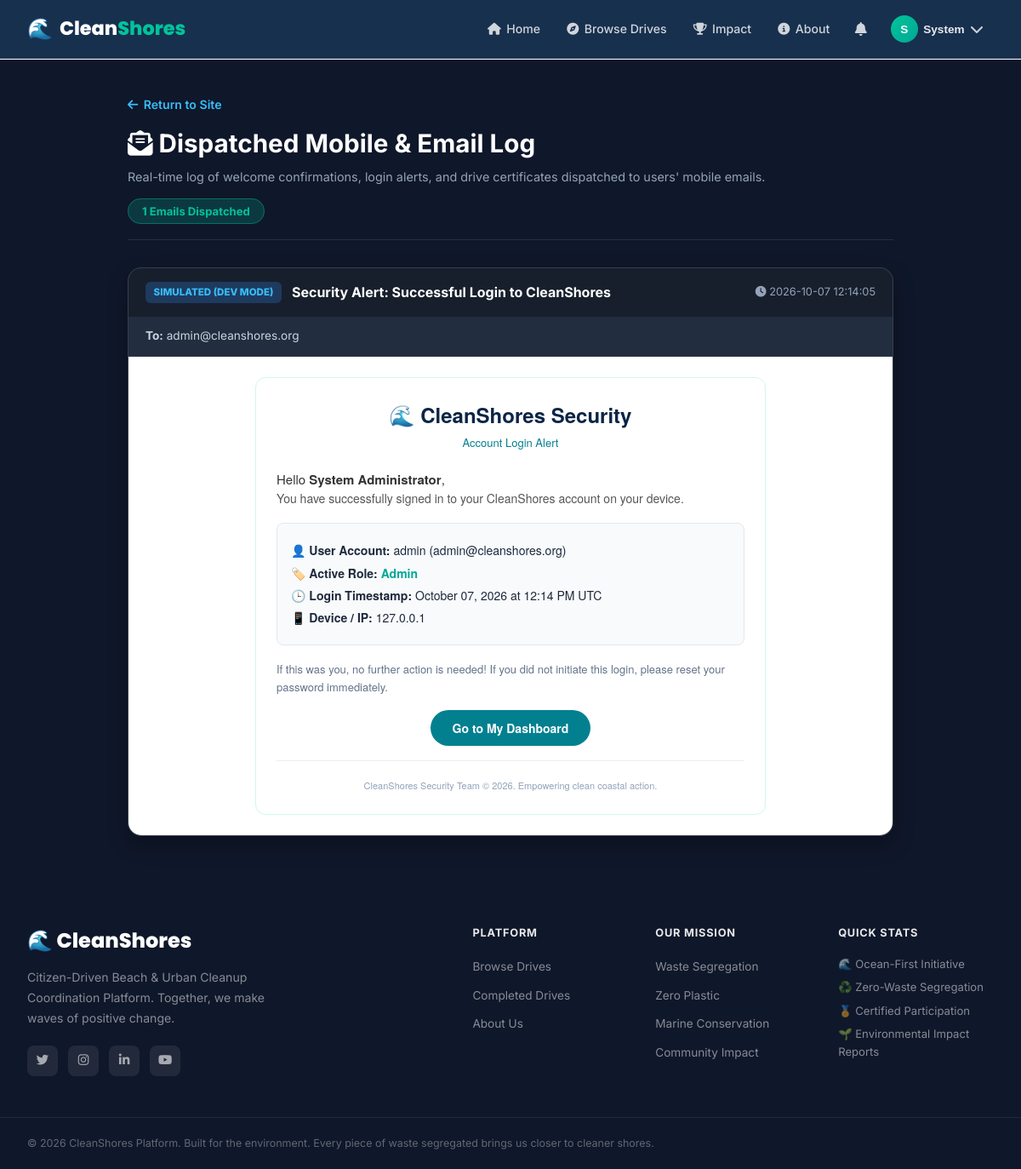
The app's page /auth/email-inbox (signed in) with its own data.
### models/user.py (models this page shows, shortened)
class User(db.Model):
    __tablename__ = 'users'
    id = db.Column(db.Integer, primary_key=True)
    username = db.Column(db.String(80), unique=True, nullable=False, index=True)
    email = db.Column(db.String(120), unique=True, nullable=False, index=True)
    password_hash = db.Column(db.String(255), nullable=False)
    full_name = db.Column(db.String(120), nullable=False)
    phone = db.Column(db.String(20), nullable=True)
    role = db.Column(db.String(20), nullable=False, default='volunteer')  # 'organizer', 'volunteer', 'admin'
    profile_pic = db.Column(db.String(255), nullable=True)
    bio = db.Column(db.Text, nullable=True)
    location = db.Column(db.String(120), nullable=True)
    college_or_org = db.Column(db.String(150), nullable=True)
    skills_interests = db.Column(db.String(255), nullable=True)  # e.g., 'Waste Segregation, First Aid, Photography'
    is_active = db.Column(db.Boolean, default=True)
    created_at = db.Column(db.DateTime, default=datetime.utcnow)
    drives_organized = db.relationship('Drive', backref='organizer', lazy='dynamic', cascade='all, delete-orphan')
    participations = db.relationship('Participation', backref='volunteer', lazy='dynamic', cascade='all, delete-orphan')
    verification = db.relationship('OrganizerVerification', foreign_keys='OrganizerVerification.user_id', backref='user', uselist=False, cascade='all, delete-orphan')
    notifications = db.relationship('Notification', backref='user', lazy='dynamic', cascade='all, delete-orphan')
    sent_messages = db.relationship('Message', foreign_keys='Message.sender_id', backref='sender', lazy='dynamic')
    received_messages = db.relationship('Message', foreign_keys='Message.recipient_id', backref='recipient', lazy='dynamic')
    @property
    def is_verified(self):
        if self.role in ('admin', 'organizer'):
            return True
        return False

### routes/auth.py (the view)
@auth_bp.route('/email-inbox')
@auth_bp.route('/auth/email-inbox')
def email_inbox():
    logs = get_email_logs()
    return render_template('email_inbox.html', logs=logs)

### services/email_service.py (called while the page is built)
def get_email_logs():
    return _email_logs[:50]

### templates/email_inbox.html (shortened to what this page needs)
{% extends "base.html" %}
{% block content %}
<div class="inbox-wrapper">
    <div class="inbox-container">
        <div class="inbox-header">
            <div>
                <a href="{{ url_for('index') }}" class="inbox-back"><i class="fa-solid fa-arrow-left"></i> Return to Site</a>
                <h1><i class="fa-solid fa-envelope-open-text"></i> Dispatched Mobile & Email Log</h1>
                <p>Real-time log of welcome confirmations, login alerts, and drive certificates dispatched to users' mobile emails.</p>
            </div>
            <div class="inbox-stats">
                <span class="badge-total">{{ logs|length }} Emails Dispatched</span>
            </div>
        </div>
        {% if not logs %}
        <div class="empty-inbox-card">
            <i class="fa-solid fa-inbox"></i>
            <h3>No emails logged yet in this session</h3>
            <p>Sign up or log in as a Volunteer or Organizer to trigger mobile notification emails!</p>
            <div class="empty-actions">
                <a href="{{ url_for('auth.volunteer_auth') }}" class="btn-empty-act">Volunteer Portal</a>
                <a href="{{ url_for('auth.organizer_auth') }}" class="btn-empty-act">Organizer Portal</a>
            </div>
        </div>
        {% else %}
        <div class="email-cards-list">
            {% for item in logs %}
            <div class="email-log-item">
                <div class="email-item-header">
                    <div class="email-subject-line">
                        <span class="email-status-pill status-{{ item.status.split()[0].lower() }}">{{ item.status }}</span>
                        <strong>{{ item.subject }}</strong>
                    </div>
                    <div class="email-meta-time">
                        <i class="fa-solid fa-clock"></i> {{ item.timestamp }}
                    </div>
                </div>
                <div class="email-item-to">
                    <span><strong>To:</strong> {{ item.to }}</span>
                </div>
                <div class="email-rendered-preview">
                    {{ item.html|safe }}
                </div>
            </div>
            {% endfor %}
        </div>
        {% endif %}
    </div>
</div>
{% endblock %}

### templates/base.html (shortened to what this page needs)
<!DOCTYPE html>
<html lang="en">
<head>
    <link rel="stylesheet" href="https://cdnjs.cloudflare.com/ajax/libs/font-awesome/6.5.0/css/all.min.css">
    <link rel="stylesheet" href="{{ url_for('static', filename='css/style.css') }}">
    <link rel="stylesheet" href="{{ url_for('static', filename='css/dashboard.css') }}">
    <link rel="stylesheet" href="{{ url_for('static', filename='css/responsive.css') }}">
</head>
<body class="{% block body_class %}{% endblock %}">
<nav class="cs-nav" id="mainNav">
    <div class="nav-container">
        <a href="{{ url_for('index') }}" class="nav-brand">
            <span class="brand-icon">🌊</span>
            <span class="brand-text">Clean<span class="brand-accent">Shores</span></span>
        </a>
        <div class="nav-links" id="navLinks">
            <a href="{{ url_for('index') }}" class="nav-link {% if request.endpoint == 'index' %}active{% endif %}">
                <i class="fa-solid fa-house"></i> Home
            </a>
            <a href="{{ url_for('drives.browse_drives') }}" class="nav-link {% if 'browse' in (request.endpoint or '') %}active{% endif %}">
                <i class="fa-solid fa-compass"></i> Browse Drives
            </a>
            <a href="{{ url_for('drives.completed_drives') }}" class="nav-link">
                <i class="fa-solid fa-trophy"></i> Impact
            </a>
            <a href="{{ url_for('about') }}" class="nav-link {% if request.endpoint == 'about' %}active{% endif %}">
                <i class="fa-solid fa-circle-info"></i> About
            </a>
            {% if current_user %}
                <div class="nav-notification" id="notifDropdown">
                    <button class="notif-btn" onclick="toggleNotifDropdown()">
                        <i class="fa-solid fa-bell"></i>
                    </button>
                </div>
                <div class="nav-user-menu" id="userMenu">
                    <button class="user-btn" onclick="toggleUserMenu()">
                        <div class="user-avatar">{{ current_user.full_name[0].upper() }}</div>
                        <span class="user-name-short">{{ current_user.full_name.split()[0] }}</span>
                        <i class="fa-solid fa-chevron-down"></i>
                    </button>
                </div>
            {% endif %}
        </div>
    </div>
</nav>
<main>
    {% block content %}{% endblock %}
</main>
<footer class="cs-footer">
    <div class="footer-container">
        <div class="footer-brand">
            <div class="footer-logo">🌊 CleanShores</div>
            <p>Citizen-Driven Beach & Urban Cleanup Coordination Platform. Together, we make waves of positive change.</p>
            <div class="footer-social">
                <a href="#" title="Twitter"><i class="fa-brands fa-twitter"></i></a>
                <a href="#" title="Instagram"><i class="fa-brands fa-instagram"></i></a>
                <a href="#" title="LinkedIn"><i class="fa-brands fa-linkedin-in"></i></a>
                <a href="#" title="YouTube"><i class="fa-brands fa-youtube"></i></a>
            </div>
        </div>
        <div class="footer-links">
            <div class="footer-col">
                <h4>Platform</h4>
                <ul>
                    <li><a href="{{ url_for('drives.browse_drives') }}">Browse Drives</a></li>
                    <li><a href="{{ url_for('drives.completed_drives') }}">Completed Drives</a></li>
                    <li><a href="{{ url_for('about') }}">About Us</a></li>
                </ul>
            </div>
            <div class="footer-col">
                <h4>Our Mission</h4>
                <ul>
                    <li><a href="#">Waste Segregation</a></li>
                    <li><a href="#">Zero Plastic</a></li>
                    <li><a href="#">Marine Conservation</a></li>
                    <li><a href="#">Community Impact</a></li>
                </ul>
            </div>
            <div class="footer-col">
                <h4>Quick Stats</h4>
                <div class="footer-stats">
                    <div class="footer-stat">🌊 Ocean-First Initiative</div>
                    <div class="footer-stat">♻️ Zero-Waste Segregation</div>
                    <div class="footer-stat">🏅 Certified Participation</div>
                    <div class="footer-stat">🌱 Environmental Impact Reports</div>
                </div>
            </div>
        </div>
    </div>
    <div class="footer-bottom">
        <p>&copy; 2026 CleanShores Platform. Built for the environment. Every piece of waste segregated brings us closer to cleaner shores.</p>
    </div>
</footer>
</body>
</html>

### static/css/style.css (style rules this page uses)
*, *::before, *::after { box-sizing: border-box; margin: 0; padding: 0; }
:root { --deep-blue: #0B2545; --mid-blue: #134074; --ocean-blue: #028090; --teal: #00A896; --mint: #02C39A; --orange: #F4A261; --coral: #E76F51; --gray-50: #F8FAFC; --gray-100: #F1F5F9; --gray-200: #E2E8F0; --gray-300: #CBD5E1; --gray-500: #64748B; --gray-700: #334155; --gray-900: #0F172A; --white: #FFFFFF; --shadow-sm: 0 1px 3px rgba(0,0,0,0.08), 0 1px 2px rgba(0,0,0,0.06); --shadow-md: 0 4px 6px rgba(0,0,0,0.07), 0 2px 4px rgba(0,0,0,0.06); --shadow-lg: 0 10px 15px rgba(0,0,0,0.08), 0 4px 6px rgba(0,0,0,0.05); --shadow-xl: 0 20px 25px rgba(0,0,0,0.1), 0 10px 10px rgba(0,0,0,0.04); --radius-sm: 8px; --radius-md: 12px; --radius-lg: 16px; --radius-xl: 24px; --radius-full: 9999px; --transition: all 0.25s cubic-bezier(0.4, 0, 0.2, 1); --transition-fast: all 0.15s cubic-bezier(0.4, 0, 0.2, 1); }
html { scroll-behavior: smooth; }
body { font-family: 'Inter', 'Segoe UI', system-ui, -apple-system, sans-serif; background: var(--gray-50); color: var(--gray-700); line-height: 1.6; min-height: 100vh; overflow-x: hidden; }
.cs-nav { position: fixed; top: 0; left: 0; right: 0; z-index: 1000; background: rgba(11, 37, 69, 0.95); backdrop-filter: blur(12px); border-bottom: 1px solid rgba(255,255,255,0.08); transition: var(--transition); }
.nav-container { max-width: 1280px; margin: 0 auto; padding: 0 2rem; height: 68px; display: flex; align-items: center; gap: 1rem; }
.nav-brand { display: flex; align-items: center; gap: 0.5rem; text-decoration: none; font-family: 'Poppins', sans-serif; font-weight: 800; font-size: 1.4rem; color: var(--white); flex-shrink: 0; }
.brand-icon { font-size: 1.5rem; }
.brand-accent { color: var(--mint); }
.nav-links { display: flex; align-items: center; gap: 0.25rem; margin-left: auto; flex-wrap: nowrap; }
.nav-link { display: flex; align-items: center; gap: 0.4rem; padding: 0.45rem 0.85rem; color: rgba(255,255,255,0.8); text-decoration: none; font-size: 0.88rem; font-weight: 500; border-radius: var(--radius-full); transition: var(--transition-fast); white-space: nowrap; }
.nav-notification, .nav-user-menu { position: relative; }
.notif-btn, .user-btn { display: flex; align-items: center; gap: 0.4rem; background: none; border: none; cursor: pointer; color: rgba(255,255,255,0.8); font-size: 1rem; padding: 0.4rem 0.75rem; border-radius: var(--radius-full); transition: var(--transition-fast); position: relative; }
.user-avatar { width: 32px; height: 32px; background: linear-gradient(135deg, var(--mint), var(--teal)); border-radius: 50%; display: flex; align-items: center; justify-content: center; color: white; font-weight: 700; font-size: 0.85rem; }
.user-name-short { font-size: 0.85rem; font-weight: 600; color: rgba(255,255,255,0.9); }
.cs-footer { background: var(--gray-900); padding: 4rem 0 0; }
.footer-container { max-width: 1280px; margin: 0 auto; padding: 0 2rem 3rem; display: grid; grid-template-columns: 1.5fr 2fr; gap: 4rem; }
.footer-logo { font-family: 'Poppins', sans-serif; font-size: 1.5rem; font-weight: 800; color: white; margin-bottom: 0.75rem; }
.footer-brand p { color: rgba(255,255,255,0.5); font-size: 0.88rem; line-height: 1.7; max-width: 280px; margin-bottom: 1.25rem; }
.footer-social { display: flex; gap: 0.75rem; }
.footer-social a { width: 36px; height: 36px; background: rgba(255,255,255,0.08); border-radius: 8px; display: flex; align-items: center; justify-content: center; color: rgba(255,255,255,0.6); text-decoration: none; font-size: 0.9rem; transition: var(--transition-fast); }
.footer-links { display: grid; grid-template-columns: repeat(3, 1fr); gap: 2rem; }
.footer-col h4 { font-size: 0.8rem; font-weight: 700; color: rgba(255,255,255,0.9); text-transform: uppercase; letter-spacing: 0.06em; margin-bottom: 1rem; }
.footer-col ul { list-style: none; display: flex; flex-direction: column; gap: 0.5rem; }
.footer-col ul li a { color: rgba(255,255,255,0.5); text-decoration: none; font-size: 0.85rem; transition: var(--transition-fast); }
.footer-stats { display: flex; flex-direction: column; gap: 0.4rem; }
.footer-stat { color: rgba(255,255,255,0.5); font-size: 0.82rem; }
.footer-bottom { border-top: 1px solid rgba(255,255,255,0.08); padding: 1.25rem 2rem; max-width: 1280px; margin: 0 auto; }
.footer-bottom p { color: rgba(255,255,255,0.35); font-size: 0.78rem; }

### records on screen
User: full_name "S", full_name "System", status "SIMULATED (DEV MODE)", subject "Security Alert: Successful Login to CleanShores", timestamp "2026-10-07 12:14:05", to "admin@cleanshores.org", html "🌊 CleanShores Security Account Login Alert Hello System Administrator , You have successfully signed in to your CleanShores account on your device. 👤 User Account: admin (admin@cleanshores.org) 🏷️ Active Role: Admin 🕒 Login Timestamp: October 07, 2026 at 12:14 PM UTC 📱 Device / IP: 127.0.0.1 If this was you, no further action is needed! If you did not initiate this login, please reset your password immediately. Go to My Dashboard CleanShores Security Team © 2026. Empowering clean coastal action."

### other values on screen
{{ logs|length }} "1"
